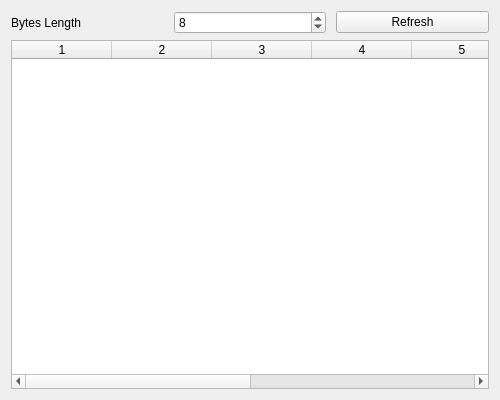
<?xml version="1.0" encoding="UTF-8"?>
<ui version="4.0">
    <class>MatrixWidget</class>
    <widget class="QWidget" name="MatrixWidget">
        <property name="geometry">
            <rect>
                <x>0</x>
                <y>0</y>
                <width>500</width>
                <height>400</height>
            </rect>
        </property>
        <layout class="QGridLayout" name="gridLayout">
            <property name="horizontalSpacing">
                <number>10</number>
            </property>
            <property name="verticalSpacing">
                <number>6</number>
            </property>

            <!-- 第 0 行：Bytes Length 输入，刷新按钮 -->
            <item row="0" column="0">
                <widget class="QLabel" name="labelBytes">
                    <property name="text">
                        <string>Bytes Length</string>
                    </property>
                </widget>
            </item>
            <item row="0" column="1">
                <widget class="QSpinBox" name="spinBytesLength">
                    <property name="minimum">
                        <number>1</number>
                    </property>
                    <property name="value">
                        <number>8</number>
                    </property>
                </widget>
            </item>
            <item row="0" column="2">
                <widget class="QPushButton" name="btnRefresh" alignment="Qt::AlignHCenter">
                    <property name="sizePolicy">
                        <sizepolicy hsizetype="Preferred" vsizetype="Fixed">
                            <horstretch>0</horstretch>
                            <verstretch>0</verstretch>
                        </sizepolicy>
                    </property>
                    <property name="text">
                        <string>Refresh</string>
                    </property>
                </widget>
            </item>

            <!-- 第 1 行：矩阵 -->
            <item row="1" column="0" colspan="3">
                <widget class="QTableWidget" name="tableMatrix">
                    <property name="rowCount">
                        <number>0</number>
                    </property>
                    <property name="columnCount">
                        <number>8</number>
                    </property>
                    <attribute name="horizontalHeaderVisible">
                        <bool>true</bool>
                    </attribute>
                    <attribute name="verticalHeaderVisible">
                        <bool>true</bool>
                    </attribute>
                    <!-- 代码中设置列标题 -->
                </widget>
            </item>
        </layout>
    </widget>
    <resources/>
    <connections/>
</ui>
